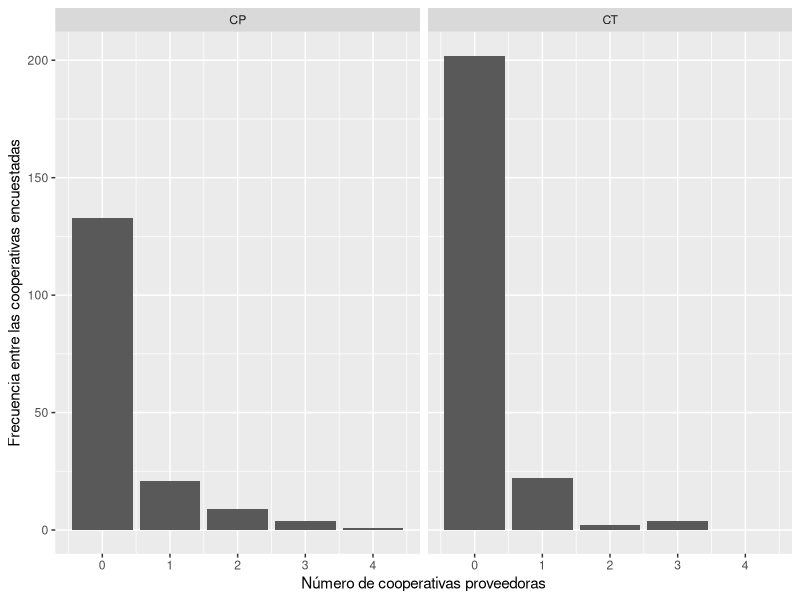
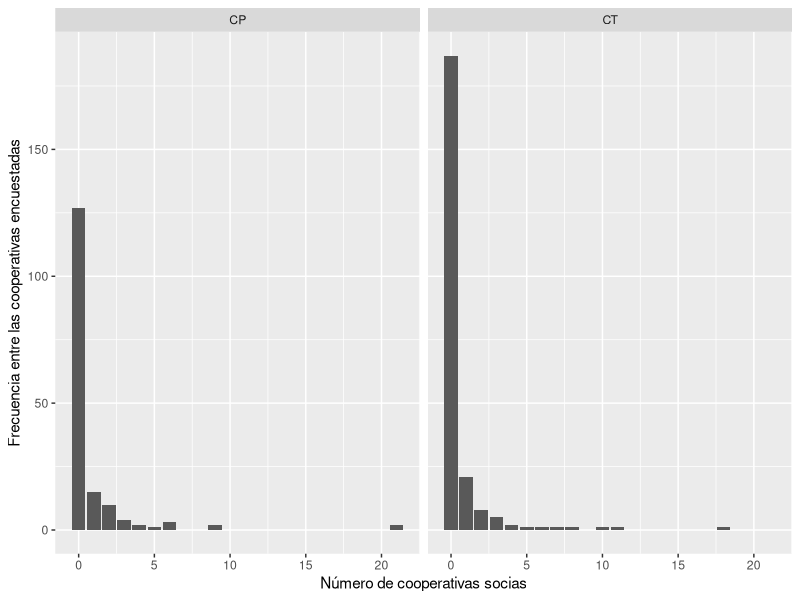
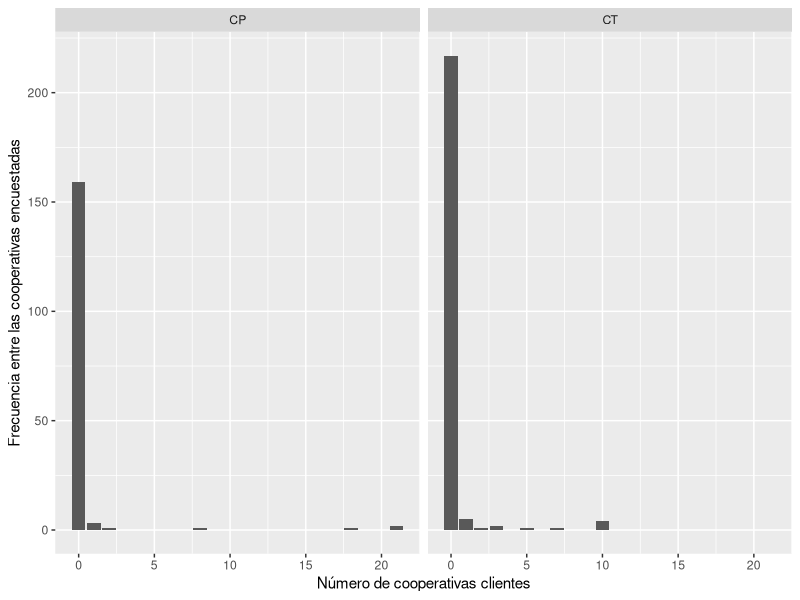
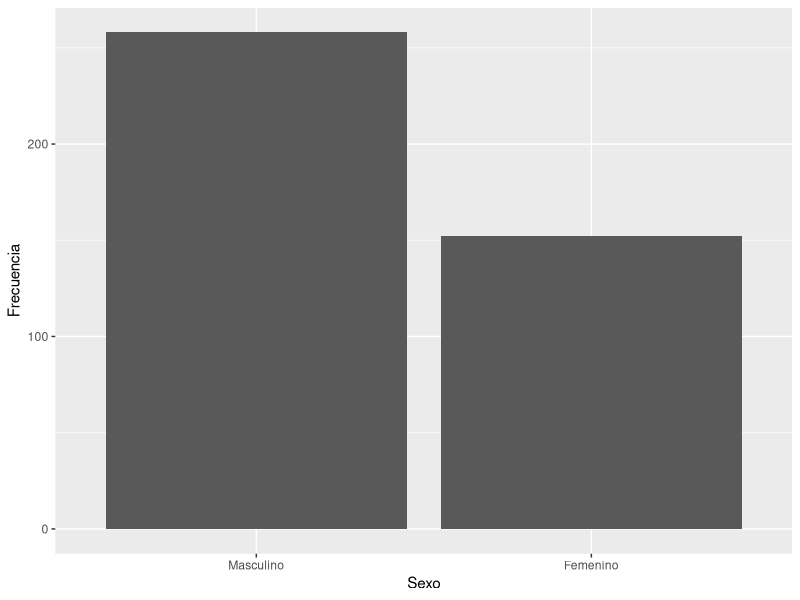

R code for these plots, in order: (Note: this script raises an error after producing the figures.)
## ---- chunk 1
knitr::opts_chunk$set(echo = FALSE)
## ---- chunk 2
library(tidyverse)
library(haven)

datos <- read_dta("Datos/2011_2013panel.dta")

#Datos sobre: info general, cantidad de ocupados segun categorias   

gen_ocup <- datos %>% select(form, año, cp, ct, a22cargo, a4, a11a1, a11a2, a11a3,b1, starts_with("b2a", ignore.case = FALSE), starts_with("b2b", ignore.case = FALSE), starts_with("b3soc"))

#Datos sobre: supervisión y conflicto: gestion, ausentismo

sup_conf <- datos %>%
  select(form, año, f21, f22, f23, f3, f3b1, f3b2, f3b3, f4bactitud, f4ccalidad)

  
#Datos sobre: tecnologia e innovación

tecno <- datos %>%
  select(form, año, g11:g31, g31:g31resul, g4proc:g422emp, g41a, g41b, g43a:g44b)
  
#Opiniones del entrevistado

opinion <- datos %>%
  select(form, año, h1posturaa, h5pacienci, h84educaci, h89sexo)
## ---- chunk 3
#Remuneraciones
Salarios <- datos %>% 
  select(form, año, c31asal:c36rs) %>% 
  rename("Sp. Gerentes/Directores(E)" = c31asal, "Tipo"=c31ra, "Sp. Gerentes/Directores(S)"=c31soc)

## ---- chunk 4

#Se podria hacer reactivo en shiny

gen_ocup %>%
  mutate(tipo_coop = case_when(cp == 1 & is.na(ct) ~ "CP", ct == 1  ~ "CT")) %>%
  filter(a11a1 < 500) %>% #Hay un outlier que afecta la grafica
  ggplot() + 
  geom_bar(aes(x = a11a1)) +
  facet_wrap(vars(tipo_coop)) +
  labs(x = "Número de cooperativas proveedoras", y = "Frecuencia entre las cooperativas encuestadas")
## ---- chunk 5

#Se podria hacer reactivo en shiny
#Conviene hacerlo en proporciones, sacar el 0 o algo para presentarlo mejor? 


gen_ocup %>%
  mutate(tipo_coop = case_when(cp == 1 & is.na(ct) ~ "CP", ct == 1  ~ "CT")) %>%
  filter(a11a2 < 500) %>% #Hay un outlier que afecta la grafica
  ggplot() + 
  geom_bar(aes(x = a11a2)) +
  facet_wrap(vars(tipo_coop)) +
  labs(x = "Número de cooperativas socias", y = "Frecuencia entre las cooperativas encuestadas")

## ---- chunk 6

#Se podria hacer reactivo en shiny

gen_ocup %>%
  mutate(tipo_coop = case_when(cp == 1 & is.na(ct) ~ "CP", ct == 1  ~ "CT")) %>%
  filter(a11a3 < 500) %>% #Hay un outlier que afecta la grafica
  ggplot() + 
  geom_bar(aes(x = a11a3)) +
  facet_wrap(vars(tipo_coop)) +
  labs(x = "Número de cooperativas clientes", y = "Frecuencia entre las cooperativas encuestadas")
## ---- chunk 7
opinion %>%
  filter(is.na(h89sexo) == FALSE) %>%  #En el primer anio no se pregunto
  ggplot() +
  geom_bar(aes(as.factor(h89sexo))) +
  labs(x = "Sexo", y = "Frecuencia") +
  scale_x_discrete(labels = c("Masculino", "Femenino") )
## ---- chunk 8
opinion %>%
  mutate(h89sexo = recode(h89sexo, `1` = "Masculino", `2` = "Femenino")) %>%
  filter(is.na(h89sexo) == FALSE) %>%
  group_by(h89sexo) %>%
  summarise(Cantidad = n()) %>%
  mutate(Proporción = prop.table(Cantidad)) %>%
  xtable()

## ---- chunk 9
opinion %>%
  filter(is.na(h89sexo) == FALSE) %>%  #En el primer anio no se pregunto
  ggplot() +
  geom_bar(aes(as.factor(h84educaci), fill = as.factor(h89sexo))) +
  scale_fill_discrete(labels = c("Masculino", "Femenino")) +
  scale_x_discrete(labels = c("Primaria", "Secundaria incompleta", "Secundaria", "Terciaria/Universitaria incompleta", "Terciaria/Universitaria")) +
  coord_flip() +
  labs(x = "Nivel educativo", y = "Número de personas", fill = "Sexo") 
## ---- chunk 10
